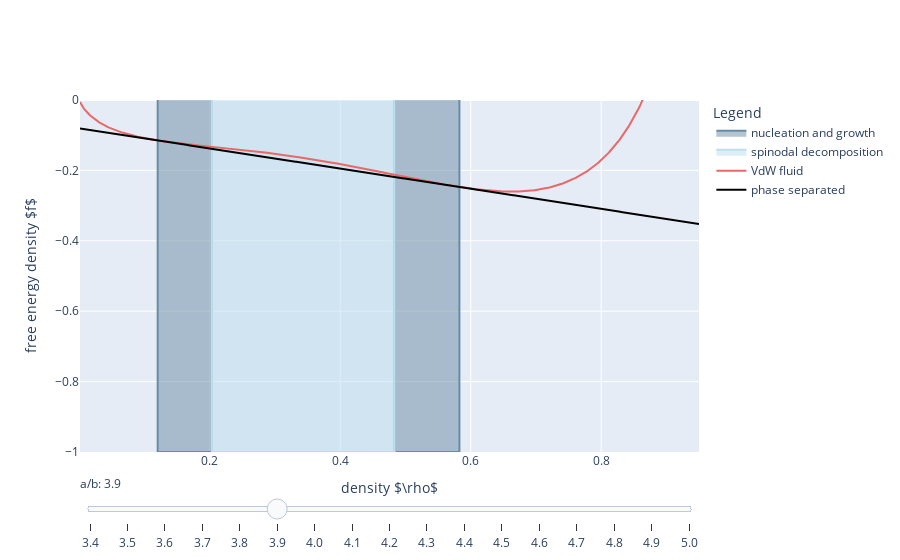

The notebook cell this image was saved under:
### Code cell
range_a = np.arange(27.0/8.0, 5, 0.1)

## Create plot
fig = go.Figure()

base_traces = 0 # Number of traces that are always visible

# Add traces, one for each slider step
for a in range_a:
    rhosol = fsolve(conditions_for_coexistence, x0=[0.05, 0.7], args=(a,b))
    rho_turningpoints = fsolve(f_vdw_doubleprime, x0=[0.1, 0.5], args=(a,b))    
    fig.add_trace(
        go.Scatter(
            visible=False,
            x=[rhosol[0], rhosol[0], rho_turningpoints[0], rho_turningpoints[0]],
            y=[0, -1, -1, 0],
            fill="toself",
            mode='lines',
            name='nucleation and growth',
            line=dict(color=nucleatn_color)))
    fig.add_trace(
        go.Scatter(
            visible=False,
            x=[rho_turningpoints[1], rho_turningpoints[1], rhosol[1], rhosol[1]],
            y=[0, -1, -1, 0],
            fill="toself",
            mode='lines',
            name='nucleation and growth',
            line=dict(color=nucleatn_color),
            showlegend=False))    
    fig.add_trace(
        go.Scatter(
            visible=False,
            x=[rho_turningpoints[0], rho_turningpoints[0], rho_turningpoints[1], rho_turningpoints[1]],
            y=[0, -1, -1, 0],
            fill="toself",
            mode='lines',
            name='spinodal decomposition',
            line=dict(color=spinodal_color)))    
    fig.add_trace(        
        go.Scatter(
            visible=False,
            x=rho,
            y=f_vdw(rho, a, b),
            line=dict(color=line),
            mode='lines',
            name='VdW fluid'))
    fig.add_trace(  
        go.Scatter(
            visible=False,
            x=rho,
            y=f_mix(rho, a, b),
            line=dict(color='#000000'),
            mode='lines',
            name='phase separated'))

traces_per_step = 5 # Number of traces per value of a

# Show the traces for one value of a when loading the plot (initial setup)
active_a_index = 5
for i in range(traces_per_step):
    curr_idx = int(base_traces + active_a_index*traces_per_step + i)
    fig.data[curr_idx].visible = True

# Create and add slider
steps = []
for i in range(0, range_a.shape[0]):
    visarray = [False] * len(fig.data)
    visarray[0:base_traces] = [True] * base_traces
    curr_idx = int(base_traces + i * traces_per_step)
    next_idx = int(base_traces + (i+1) * traces_per_step)
    visarray[curr_idx:next_idx] = [True] * traces_per_step
    step = dict(
        method="update",
        args=[{"visible": visarray}],
        label=round(range_a[i], 1)
    )
    steps.append(step)

sliders = [dict(
    active=active_a_index,
    currentvalue={"prefix": "a/b: "},
    steps=steps
)]

fig.update_layout(
    sliders=sliders,
    legend_title="Legend",
)

fig.update_xaxes(title_text=r'density $\rho$', range=[rho[0], rho[-1]])

# Update yaxis properties
fig.update_yaxes(title_text=r'free energy density $f$', range=[-1, 0])

fig

### Figure 1 — Plotly figure (JSON) as saved in the notebook; plotly's stock layout.template omitted (floating-point values rounded to 4 significant figures; data arrays with more than 128 entries replaced by an {"elided": "..."} marker saying what was removed)
{"data": [{"fill": "toself", "line": {"color": "#6a8ba4"}, "mode": "lines", "name": "nucleation and growth", "type": "scatter", "visible": false, "x": [0.3122, 0.3122, 0.3333, 0.3333], "y": [0, -1, -1, 0]}, {"fill": "toself", "line": {"color": "#6a8ba4"}, "mode": "lines", "name": "nucleation and growth", "showlegend": false, "type": "scatter", "visible": false, "x": [0.3333, 0.3333, 0.3122, 0.3122], "y": [0, -1, -1, 0]}, {"fill": "toself", "line": {"color": "#BBDEF0"}, "mode": "lines", "name": "spinodal decomposition", "type": "scatter", "visible": false, "x": [0.3333, 0.3333, 0.3333, 0.3333], "y": [0, -1, -1, 0]}, {"line": {"color": "#e96868"}, "mode": "lines", "name": "VdW fluid", "type": "scatter", "visible": false, "x": {"elided": "1000 float values"}, "y": {"elided": "1000 float values"}}, {"line": {"color": "#000000"}, "mode": "lines", "name": "phase separated", "type": "scatter", "visible": false, "x": {"elided": "1000 float values"}, "y": {"elided": "1000 float values"}}, {"fill": "toself", "line": {"color": "#6a8ba4"}, "mode": "lines", "name": "nucleation and growth", "type": "scatter", "visible": false, "x": [0.225, 0.225, 0.27, 0.27], "y": [0, -1, -1, 0]}, {"fill": "toself", "line": {"color": "#6a8ba4"}, "mode": "lines", "name": "nucleation and growth", "showlegend": false, "type": "scatter", "visible": false, "x": [0.401, 0.401, 0.4495, 0.4495], "y": [0, -1, -1, 0]}, {"fill": "toself", "line": {"color": "#BBDEF0"}, "mode": "lines", "name": "spinodal decomposition", "type": "scatter", "visible": false, "x": [0.27, 0.27, 0.401, 0.401], "y": [0, -1, -1, 0]}, {"line": {"color": "#e96868"}, "mode": "lines", "name": "VdW fluid", "type": "scatter", "visible": false, "x": {"elided": "1000 float values"}, "y": {"elided": "1000 float values"}}, {"line": {"color": "#000000"}, "mode": "lines", "name": "phase separated", "type": "scatter", "visible": false, "x": {"elided": "1000 float values"}, "y": {"elided": "1000 float values"}}, {"fill": "toself", "line": {"color": "#6a8ba4"}, "mode": "lines", "name": "nucleation and growth", "type": "scatter", "visible": false, "x": [0.1856, 0.1856, 0.246, 0.246], "y": [0, -1, -1, 0]}, {"fill": "toself", "line": {"color": "#6a8ba4"}, "mode": "lines", "name": "nucleation and growth", "showlegend": false, "type": "scatter", "visible": false, "x": [0.4291, 0.4291, 0.4963, 0.4963], "y": [0, -1, -1, 0]}, {"fill": "toself", "line": {"color": "#BBDEF0"}, "mode": "lines", "name": "spinodal decomposition", "type": "scatter", "visible": false, "x": [0.246, 0.246, 0.4291, 0.4291], "y": [0, -1, -1, 0]}, {"line": {"color": "#e96868"}, "mode": "lines", "name": "VdW fluid", "type": "scatter", "visible": false, "x": {"elided": "1000 float values"}, "y": {"elided": "1000 float values"}}, {"line": {"color": "#000000"}, "mode": "lines", "name": "phase separated", "type": "scatter", "visible": false, "x": {"elided": "1000 float values"}, "y": {"elided": "1000 float values"}}, {"fill": "toself", "line": {"color": "#6a8ba4"}, "mode": "lines", "name": "nucleation and growth", "type": "scatter", "visible": false, "x": [0.1582, 0.1582, 0.2287, 0.2287], "y": [0, -1, -1, 0]}, {"fill": "toself", "line": {"color": "#6a8ba4"}, "mode": "lines", "name": "nucleation and growth", "showlegend": false, "type": "scatter", "visible": false, "x": [0.4504, 0.4504, 0.5309, 0.5309], "y": [0, -1, -1, 0]}, {"fill": "toself", "line": {"color": "#BBDEF0"}, "mode": "lines", "name": "spinodal decomposition", "type": "scatter", "visible": false, "x": [0.2287, 0.2287, 0.4504, 0.4504], "y": [0, -1, -1, 0]}, {"line": {"color": "#e96868"}, "mode": "lines", "name": "VdW fluid", "type": "scatter", "visible": false, "x": {"elided": "1000 float values"}, "y": {"elided": "1000 float values"}}, {"line": {"color": "#000000"}, "mode": "lines", "name": "phase separated", "type": "scatter", "visible": false, "x": {"elided": "1000 float values"}, "y": {"elided": "1000 float values"}}, {"fill": "toself", "line": {"color": "#6a8ba4"}, "mode": "lines", "name": "nucleation and growth", "type": "scatter", "visible": false, "x": [0.1371, 0.1371, 0.2149, 0.2149], "y": [0, -1, -1, 0]}, {"fill": "toself", "line": {"color": "#6a8ba4"}, "mode": "lines", "name": "nucleation and growth", "showlegend": false, "type": "scatter", "visible": false, "x": [0.468, 0.468, 0.559, 0.559], "y": [0, -1, -1, 0]}, {"fill": "toself", "line": {"color": "#BBDEF0"}, "mode": "lines", "name": "spinodal decomposition", "type": "scatter", "visible": false, "x": [0.2149, 0.2149, 0.468, 0.468], "y": [0, -1, -1, 0]}, {"line": {"color": "#e96868"}, "mode": "lines", "name": "VdW fluid", "type": "scatter", "visible": false, "x": {"elided": "1000 float values"}, "y": {"elided": "1000 float values"}}, {"line": {"color": "#000000"}, "mode": "lines", "name": "phase separated", "type": "scatter", "visible": false, "x": {"elided": "1000 float values"}, "y": {"elided": "1000 float values"}}, {"fill": "toself", "line": {"color": "#6a8ba4"}, "mode": "lines", "name": "nucleation and growth", "type": "scatter", "visible": true, "x": [0.1201, 0.1201, 0.2033, 0.2033], "y": [0, -1, -1, 0]}, {"fill": "toself", "line": {"color": "#6a8ba4"}, "mode": "lines", "name": "nucleation and growth", "showlegend": false, "type": "scatter", "visible": true, "x": [0.4833, 0.4833, 0.5827, 0.5827], "y": [0, -1, -1, 0]}, {"fill": "toself", "line": {"color": "#BBDEF0"}, "mode": "lines", "name": "spinodal decomposition", "type": "scatter", "visible": true, "x": [0.2033, 0.2033, 0.4833, 0.4833], "y": [0, -1, -1, 0]}, {"line": {"color": "#e96868"}, "mode": "lines", "name": "VdW fluid", "type": "scatter", "visible": true, "x": {"elided": "1000 float values"}, "y": {"elided": "1000 float values"}}, {"line": {"color": "#000000"}, "mode": "lines", "name": "phase separated", "type": "scatter", "visible": true, "x": {"elided": "1000 float values"}, "y": {"elided": "1000 float values"}}, {"fill": "toself", "line": {"color": "#6a8ba4"}, "mode": "lines", "name": "nucleation and growth", "type": "scatter", "visible": false, "x": [0.106, 0.106, 0.1933, 0.1933], "y": [0, -1, -1, 0]}, {"fill": "toself", "line": {"color": "#6a8ba4"}, "mode": "lines", "name": "nucleation and growth", "showlegend": false, "type": "scatter", "visible": false, "x": [0.4968, 0.4968, 0.6032, 0.6032], "y": [0, -1, -1, 0]}, {"fill": "toself", "line": {"color": "#BBDEF0"}, "mode": "lines", "name": "spinodal decomposition", "type": "scatter", "visible": false, "x": [0.1933, 0.1933, 0.4968, 0.4968], "y": [0, -1, -1, 0]}, {"line": {"color": "#e96868"}, "mode": "lines", "name": "VdW fluid", "type": "scatter", "visible": false, "x": {"elided": "1000 float values"}, "y": {"elided": "1000 float values"}}, {"line": {"color": "#000000"}, "mode": "lines", "name": "phase separated", "type": "scatter", "visible": false, "x": {"elided": "1000 float values"}, "y": {"elided": "1000 float values"}}, {"fill": "toself", "line": {"color": "#6a8ba4"}, "mode": "lines", "name": "nucleation and growth", "type": "scatter", "visible": false, "x": [0.0941, 0.0941, 0.1845, 0.1845], "y": [0, -1, -1, 0]}, {"fill": "toself", "line": {"color": "#6a8ba4"}, "mode": "lines", "name": "nucleation and growth", "showlegend": false, "type": "scatter", "visible": false, "x": [0.509, 0.509, 0.6214, 0.6214], "y": [0, -1, -1, 0]}, {"fill": "toself", "line": {"color": "#BBDEF0"}, "mode": "lines", "name": "spinodal decomposition", "type": "scatter", "visible": false, "x": [0.1845, 0.1845, 0.509, 0.509], "y": [0, -1, -1, 0]}, {"line": {"color": "#e96868"}, "mode": "lines", "name": "VdW fluid", "type": "scatter", "visible": false, "x": {"elided": "1000 float values"}, "y": {"elided": "1000 float values"}}, {"line": {"color": "#000000"}, "mode": "lines", "name": "phase separated", "type": "scatter", "visible": false, "x": {"elided": "1000 float values"}, "y": {"elided": "1000 float values"}}, {"fill": "toself", "line": {"color": "#6a8ba4"}, "mode": "lines", "name": "nucleation and growth", "type": "scatter", "visible": false, "x": [0.0839, 0.0839, 0.1767, 0.1767], "y": [0, -1, -1, 0]}, {"fill": "toself", "line": {"color": "#6a8ba4"}, "mode": "lines", "name": "nucleation and growth", "showlegend": false, "type": "scatter", "visible": false, "x": [0.5202, 0.5202, 0.6376, 0.6376], "y": [0, -1, -1, 0]}, {"fill": "toself", "line": {"color": "#BBDEF0"}, "mode": "lines", "name": "spinodal decomposition", "type": "scatter", "visible": false, "x": [0.1767, 0.1767, 0.5202, 0.5202], "y": [0, -1, -1, 0]}, {"line": {"color": "#e96868"}, "mode": "lines", "name": "VdW fluid", "type": "scatter", "visible": false, "x": {"elided": "1000 float values"}, "y": {"elided": "1000 float values"}}, {"line": {"color": "#000000"}, "mode": "lines", "name": "phase separated", "type": "scatter", "visible": false, "x": {"elided": "1000 float values"}, "y": {"elided": "1000 float values"}}, {"fill": "toself", "line": {"color": "#6a8ba4"}, "mode": "lines", "name": "nucleation and growth", "type": "scatter", "visible": false, "x": [0.07508, 0.07508, 0.1696, 0.1696], "y": [0, -1, -1, 0]}, {"fill": "toself", "line": {"color": "#6a8ba4"}, "mode": "lines", "name": "nucleation and growth", "showlegend": false, "type": "scatter", "visible": false, "x": [0.5304, 0.5304, 0.6523, 0.6523], "y": [0, -1, -1, 0]}, {"fill": "toself", "line": {"color": "#BBDEF0"}, "mode": "lines", "name": "spinodal decomposition", "type": "scatter", "visible": false, "x": [0.1696, 0.1696, 0.5304, 0.5304], "y": [0, -1, -1, 0]}, {"line": {"color": "#e96868"}, "mode": "lines", "name": "VdW fluid", "type": "scatter", "visible": false, "x": {"elided": "1000 float values"}, "y": {"elided": "1000 float values"}}, {"line": {"color": "#000000"}, "mode": "lines", "name": "phase separated", "type": "scatter", "visible": false, "x": {"elided": "1000 float values"}, "y": {"elided": "1000 float values"}}, {"fill": "toself", "line": {"color": "#6a8ba4"}, "mode": "lines", "name": "nucleation and growth", "type": "scatter", "visible": false, "x": [0.06738, 0.06738, 0.1632, 0.1632], "y": [0, -1, -1, 0]}, {"fill": "toself", "line": {"color": "#6a8ba4"}, "mode": "lines", "name": "nucleation and growth", "showlegend": false, "type": "scatter", "visible": false, "x": [0.5399, 0.5399, 0.6657, 0.6657], "y": [0, -1, -1, 0]}, {"fill": "toself", "line": {"color": "#BBDEF0"}, "mode": "lines", "name": "spinodal decomposition", "type": "scatter", "visible": false, "x": [0.1632, 0.1632, 0.5399, 0.5399], "y": [0, -1, -1, 0]}, {"line": {"color": "#e96868"}, "mode": "lines", "name": "VdW fluid", "type": "scatter", "visible": false, "x": {"elided": "1000 float values"}, "y": {"elided": "1000 float values"}}, {"line": {"color": "#000000"}, "mode": "lines", "name": "phase separated", "type": "scatter", "visible": false, "x": {"elided": "1000 float values"}, "y": {"elided": "1000 float values"}}, {"fill": "toself", "line": {"color": "#6a8ba4"}, "mode": "lines", "name": "nucleation and growth", "type": "scatter", "visible": false, "x": [0.06063, 0.06063, 0.1574, 0.1574], "y": [0, -1, -1, 0]}, {"fill": "toself", "line": {"color": "#6a8ba4"}, "mode": "lines", "name": "nucleation and growth", "showlegend": false, "type": "scatter", "visible": false, "x": [0.5488, 0.5488, 0.6779, 0.6779], "y": [0, -1, -1, 0]}, {"fill": "toself", "line": {"color": "#BBDEF0"}, "mode": "lines", "name": "spinodal decomposition", "type": "scatter", "visible": false, "x": [0.1574, 0.1574, 0.5488, 0.5488], "y": [0, -1, -1, 0]}, {"line": {"color": "#e96868"}, "mode": "lines", "name": "VdW fluid", "type": "scatter", "visible": false, "x": {"elided": "1000 float values"}, "y": {"elided": "1000 float values"}}, {"line": {"color": "#000000"}, "mode": "lines", "name": "phase separated", "type": "scatter", "visible": false, "x": {"elided": "1000 float values"}, "y": {"elided": "1000 float values"}}, {"fill": "toself", "line": {"color": "#6a8ba4"}, "mode": "lines", "name": "nucleation and growth", "type": "scatter", "visible": false, "x": [0.05467, 0.05467, 0.152, 0.152], "y": [0, -1, -1, 0]}, {"fill": "toself", "line": {"color": "#6a8ba4"}, "mode": "lines", "name": "nucleation and growth", "showlegend": false, "type": "scatter", "visible": false, "x": [0.5571, 0.5571, 0.6891, 0.6891], "y": [0, -1, -1, 0]}, {"fill": "toself", "line": {"color": "#BBDEF0"}, "mode": "lines", "name": "spinodal decomposition", "type": "scatter", "visible": false, "x": [0.152, 0.152, 0.5571, 0.5571], "y": [0, -1, -1, 0]}, {"line": {"color": "#e96868"}, "mode": "lines", "name": "VdW fluid", "type": "scatter", "visible": false, "x": {"elided": "1000 float values"}, "y": {"elided": "1000 float values"}}, {"line": {"color": "#000000"}, "mode": "lines", "name": "phase separated", "type": "scatter", "visible": false, "x": {"elided": "1000 float values"}, "y": {"elided": "1000 float values"}}, {"fill": "toself", "line": {"color": "#6a8ba4"}, "mode": "lines", "name": "nucleation and growth", "type": "scatter", "visible": false, "x": [0.04938, 0.04938, 0.147, 0.147], "y": [0, -1, -1, 0]}, {"fill": "toself", "line": {"color": "#6a8ba4"}, "mode": "lines", "name": "nucleation and growth", "showlegend": false, "type": "scatter", "visible": false, "x": [0.5649, 0.5649, 0.6996, 0.6996], "y": [0, -1, -1, 0]}, {"fill": "toself", "line": {"color": "#BBDEF0"}, "mode": "lines", "name": "spinodal decomposition", "type": "scatter", "visible": false, "x": [0.147, 0.147, 0.5649, 0.5649], "y": [0, -1, -1, 0]}, {"line": {"color": "#e96868"}, "mode": "lines", "name": "VdW fluid", "type": "scatter", "visible": false, "x": {"elided": "1000 float values"}, "y": {"elided": "1000 float values"}}, {"line": {"color": "#000000"}, "mode": "lines", "name": "phase separated", "type": "scatter", "visible": false, "x": {"elided": "1000 float values"}, "y": {"elided": "1000 float values"}}, {"fill": "toself", "line": {"color": "#6a8ba4"}, "mode": "lines", "name": "nucleation and growth", "type": "scatter", "visible": false, "x": [0.04468, 0.04468, 0.1424, 0.1424], "y": [0, -1, -1, 0]}, {"fill": "toself", "line": {"color": "#6a8ba4"}, "mode": "lines", "name": "nucleation and growth", "showlegend": false, "type": "scatter", "visible": false, "x": [0.5722, 0.5722, 0.7092, 0.7092], "y": [0, -1, -1, 0]}, {"fill": "toself", "line": {"color": "#BBDEF0"}, "mode": "lines", "name": "spinodal decomposition", "type": "scatter", "visible": false, "x": [0.1424, 0.1424, 0.5722, 0.5722], "y": [0, -1, -1, 0]}, {"line": {"color": "#e96868"}, "mode": "lines", "name": "VdW fluid", "type": "scatter", "visible": false, "x": {"elided": "1000 float values"}, "y": {"elided": "1000 float values"}}, {"line": {"color": "#000000"}, "mode": "lines", "name": "phase separated", "type": "scatter", "visible": false, "x": {"elided": "1000 float values"}, "y": {"elided": "1000 float values"}}, {"fill": "toself", "line": {"color": "#6a8ba4"}, "mode": "lines", "name": "nucleation and growth", "type": "scatter", "visible": false, "x": [0.04048, 0.04048, 0.138, 0.138], "y": [0, -1, -1, 0]}, {"fill": "toself", "line": {"color": "#6a8ba4"}, "mode": "lines", "name": "nucleation and growth", "showlegend": false, "type": "scatter", "visible": false, "x": [0.5792, 0.5792, 0.7182, 0.7182], "y": [0, -1, -1, 0]}, {"fill": "toself", "line": {"color": "#BBDEF0"}, "mode": "lines", "name": "spinodal decomposition", "type": "scatter", "visible": false, "x": [0.138, 0.138, 0.5792, 0.5792], "y": [0, -1, -1, 0]}, {"line": {"color": "#e96868"}, "mode": "lines", "name": "VdW fluid", "type": "scatter", "visible": false, "x": {"elided": "1000 float values"}, "y": {"elided": "1000 float values"}}, {"line": {"color": "#000000"}, "mode": "lines", "name": "phase separated", "type": "scatter", "visible": false, "x": {"elided": "1000 float values"}, "y": {"elided": "1000 float values"}}, {"fill": "toself", "line": {"color": "#6a8ba4"}, "mode": "lines", "name": "nucleation and growth", "type": "scatter", "visible": false, "x": [0.03673, 0.03673, 0.134, 0.134], "y": [0, -1, -1, 0]}, {"fill": "toself", "line": {"color": "#6a8ba4"}, "mode": "lines", "name": "nucleation and growth", "showlegend": false, "type": "scatter", "visible": false, "x": [0.5858, 0.5858, 0.7267, 0.7267], "y": [0, -1, -1, 0]}, {"fill": "toself", "line": {"color": "#BBDEF0"}, "mode": "lines", "name": "spinodal decomposition", "type": "scatter", "visible": false, "x": [0.134, 0.134, 0.5858, 0.5858], "y": [0, -1, -1, 0]}, {"line": {"color": "#e96868"}, "mode": "lines", "name": "VdW fluid", "type": "scatter", "visible": false, "x": {"elided": "1000 float values"}, "y": {"elided": "1000 float values"}}, {"line": {"color": "#000000"}, "mode": "lines", "name": "phase separated", "type": "scatter", "visible": false, "x": {"elided": "1000 float values"}, "y": {"elided": "1000 float values"}}], "layout": {"legend": {"title": {"text": "Legend"}}, "sliders": [{"active": 5, "currentvalue": {"prefix": "a/b: "}, "steps": [{"args": [{"visible": [true, true, true, true, true, false, false, false, false, false, false, false, false, false, false, false, false, false, false, false, false, false, false, false, false, false, false, false, false, false, false, false, false, false, false, false, false, false, false, false, false, false, false, false, false, false, false, false, false, false, false, false, false, false, false, false, false, false, false, false, false, false, false, false, false, false, false, false, false, false, false, false, false, false, false, false, false, false, false, false, false, false, false, false, false]}], "label": "3.4", "method": "update"}, {"args": [{"visible": [false, false, false, false, false, true, true, true, true, true, false, false, false, false, false, false, false, false, false, false, false, false, false, false, false, false, false, false, false, false, false, false, false, false, false, false, false, false, false, false, false, false, false, false, false, false, false, false, false, false, false, false, false, false, false, false, false, false, false, false, false, false, false, false, false, false, false, false, false, false, false, false, false, false, false, false, false, false, false, false, false, false, false, false, false]}], "label": "3.5", "method": "update"}, {"args": [{"visible": [false, false, false, false, false, false, false, false, false, false, true, true, true, true, true, false, false, false, false, false, false, false, false, false, false, false, false, false, false, false, false, false, false, false, false, false, false, false, false, false, false, false, false, false, false, false, false, false, false, false, false, false, false, false, false, false, false, false, false, false, false, false, false, false, false, false, false, false, false, false, false, false, false, false, false, false, false, false, false, false, false, false, false, false, false]}], "label": "3.6", "method": "update"}, {"args": [{"visible": [false, false, false, false, false, false, false, false, false, false, false, false, false, false, false, true, true, true, true, true, false, false, false, false, false, false, false, false, false, false, false, false, false, false, false, false, false, false, false, false, false, false, false, false, false, false, false, false, false, false, false, false, false, false, false, false, false, false, false, false, false, false, false, false, false, false, false, false, false, false, false, false, false, false, false, false, false, false, false, false, false, false, false, false, false]}], "label": "3.7", "method": "update"}, {"args": [{"visible": [false, false, false, false, false, false, false, false, false, false, false, false, false, false, false, false, false, false, false, false, true, true, true, true, true, false, false, false, false, false, false, false, false, false, false, false, false, false, false, false, false, false, false, false, false, false, false, false, false, false, false, false, false, false, false, false, false, false, false, false, false, false, false, false, false, false, false, false, false, false, false, false, false, false, false, false, false, false, false, false, false, false, false, false, false]}], "label": "3.8", "method": "update"}, {"args": [{"visible": [false, false, false, false, false, false, false, false, false, false, false, false, false, false, false, false, false, false, false, false, false, false, false, false, false, true, true, true, true, true, false, false, false, false, false, false, false, false, false, false, false, false, false, false, false, false, false, false, false, false, false, false, false, false, false, false, false, false, false, false, false, false, false, false, false, false, false, false, false, false, false, false, false, false, false, false, false, false, false, false, false, false, false, false, false]}], "label": "3.9", "method": "update"}, {"args": [{"visible": [false, false, false, false, false, false, false, false, false, false, false, false, false, false, false, false, false, false, false, false, false, false, false, false, false, false, false, false, false, false, true, true, true, true, true, false, false, false, false, false, false, false, false, false, false, false, false, false, false, false, false, false, false, false, false, false, false, false, false, false, false, false, false, false, false, false, false, false, false, false, false, false, false, false, false, false, false, false, false, false, false, false, false, false, false]}], "label": "4.0", "method": "update"}, {"args": [{"visible": [false, false, false, false, false, false, false, false, false, false, false, false, false, false, false, false, false, false, false, false, false, false, false, false, false, false, false, false, false, false, false, false, false, false, false, true, true, true, true, true, false, false, false, false, false, false, false, false, false, false, false, false, false, false, false, false, false, false, false, false, false, false, false, false, false, false, false, false, false, false, false, false, false, false, false, false, false, false, false, false, false, false, false, false, false]}], "label": "4.1", "method": "update"}, {"args": [{"visible": [false, false, false, false, false, false, false, false, false, false, false, false, false, false, false, false, false, false, false, false, false, false, false, false, false, false, false, false, false, false, false, false, false, false, false, false, false, false, false, false, true, true, true, true, true, false, false, false, false, false, false, false, false, false, false, false, false, false, false, false, false, false, false, false, false, false, false, false, false, false, false, false, false, false, false, false, false, false, false, false, false, false, false, false, false]}], "label": "4.2", "method": "update"}, {"args": [{"visible": [false, false, false, false, false, false, false, false, false, false, false, false, false, false, false, false, false, false, false, false, false, false, false, false, false, false, false, false, false, false, false, false, false, false, false, false, false, false, false, false, false, false, false, false, false, true, true, true, true, true, false, false, false, false, false, false, false, false, false, false, false, false, false, false, false, false, false, false, false, false, false, false, false, false, false, false, false, false, false, false, false, false, false, false, false]}], "label": "4.3", "method": "update"}, {"args": [{"visible": [false, false, false, false, false, false, false, false, false, false, false, false, false, false, false, false, false, false, false, false, false, false, false, false, false, false, false, false, false, false, false, false, false, false, false, false, false, false, false, false, false, false, false, false, false, false, false, false, false, false, true, true, true, true, true, false, false, false, false, false, false, false, false, false, false, false, false, false, false, false, false, false, false, false, false, false, false, false, false, false, false, false, false, false, false]}], "label": "4.4", "method": "update"}, {"args": [{"visible": [false, false, false, false, false, false, false, false, false, false, false, false, false, false, false, false, false, false, false, false, false, false, false, false, false, false, false, false, false, false, false, false, false, false, false, false, false, false, false, false, false, false, false, false, false, false, false, false, false, false, false, false, false, false, false, true, true, true, true, true, false, false, false, false, false, false, false, false, false, false, false, false, false, false, false, false, false, false, false, false, false, false, false, false, false]}], "label": "4.5", "method": "update"}, {"args": [{"visible": [false, false, false, false, false, false, false, false, false, false, false, false, false, false, false, false, false, false, false, false, false, false, false, false, false, false, false, false, false, false, false, false, false, false, false, false, false, false, false, false, false, false, false, false, false, false, false, false, false, false, false, false, false, false, false, false, false, false, false, false, true, true, true, true, true, false, false, false, false, false, false, false, false, false, false, false, false, false, false, false, false, false, false, false, false]}], "label": "4.6", "method": "update"}, {"args": [{"visible": [false, false, false, false, false, false, false, false, false, false, false, false, false, false, false, false, false, false, false, false, false, false, false, false, false, false, false, false, false, false, false, false, false, false, false, false, false, false, false, false, false, false, false, false, false, false, false, false, false, false, false, false, false, false, false, false, false, false, false, false, false, false, false, false, false, true, true, true, true, true, false, false, false, false, false, false, false, false, false, false, false, false, false, false, false]}], "label": "4.7", "method": "update"}, {"args": [{"visible": [false, false, false, false, false, false, false, false, false, false, false, false, false, false, false, false, false, false, false, false, false, false, false, false, false, false, false, false, false, false, false, false, false, false, false, false, false, false, false, false, false, false, false, false, false, false, false, false, false, false, false, false, false, false, false, false, false, false, false, false, false, false, false, false, false, false, false, false, false, false, true, true, true, true, true, false, false, false, false, false, false, false, false, false, false]}], "label": "4.8", "method": "update"}, {"args": [{"visible": [false, false, false, false, false, false, false, false, false, false, false, false, false, false, false, false, false, false, false, false, false, false, false, false, false, false, false, false, false, false, false, false, false, false, false, false, false, false, false, false, false, false, false, false, false, false, false, false, false, false, false, false, false, false, false, false, false, false, false, false, false, false, false, false, false, false, false, false, false, false, false, false, false, false, false, true, true, true, true, true, false, false, false, false, false]}], "label": "4.9", "method": "update"}, {"args": [{"visible": [false, false, false, false, false, false, false, false, false, false, false, false, false, false, false, false, false, false, false, false, false, false, false, false, false, false, false, false, false, false, false, false, false, false, false, false, false, false, false, false, false, false, false, false, false, false, false, false, false, false, false, false, false, false, false, false, false, false, false, false, false, false, false, false, false, false, false, false, false, false, false, false, false, false, false, false, false, false, false, false, true, true, true, true, true]}], "label": "5.0", "method": "update"}]}], "xaxis": {"range": [0.001, 0.95], "title": {"text": "density $\\rho$"}}, "yaxis": {"range": [-1, 0], "title": {"text": "free energy density $f$"}}}}
